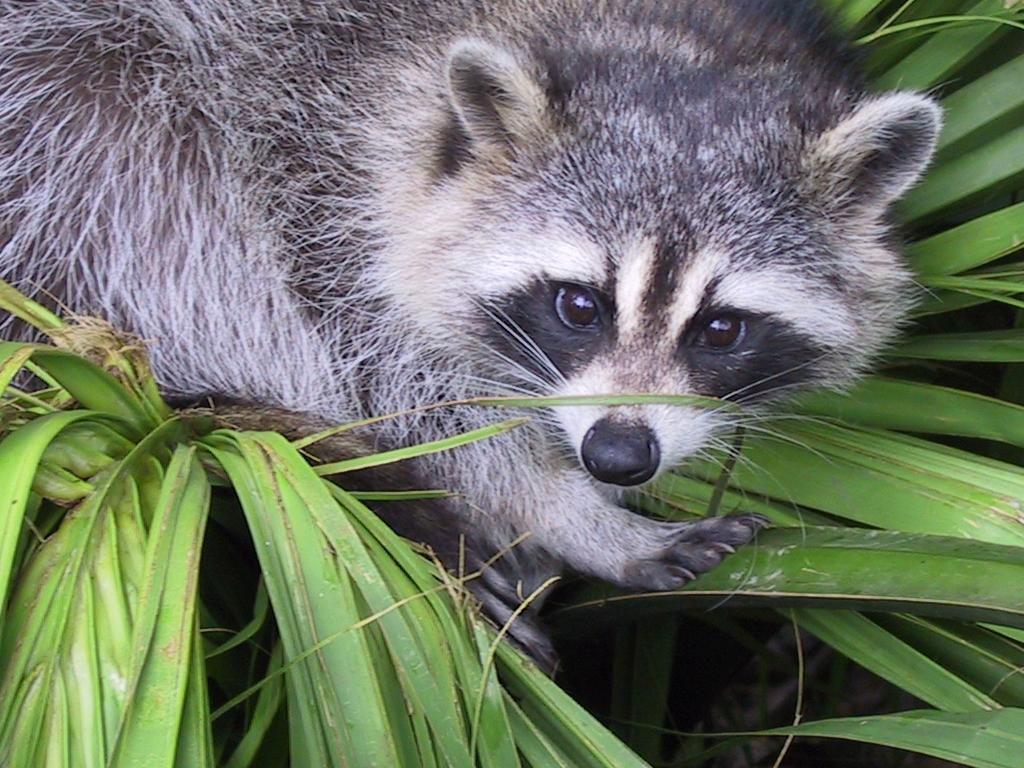
#> input picture ex04/animal.jpeg, 1024 x 768 px
$ python rotate.py
#> lines starting #> are read from the running program, lines starting #| are printed output that depends on the picture
### ex04/load_image.py
from PIL import Image
import numpy as np
import os

def ft_load(path:str)->np.ndarray:
#> called with path = './animal.jpeg'
    if not(os.path.exists(path)):
        raise FileNotFoundError("error:file not found")
    img = Image.open(path)
#> img is the input picture: PIL image 1024x768 RGB; mean R, G, B 110.7, 117.7, 102.1
    arr_img = np.array(img)
    return  arr_img


def ft_zoom(arr:np.ndarray)->np.ndarray:

    new_arr = arr[100:500, 465:865,2]
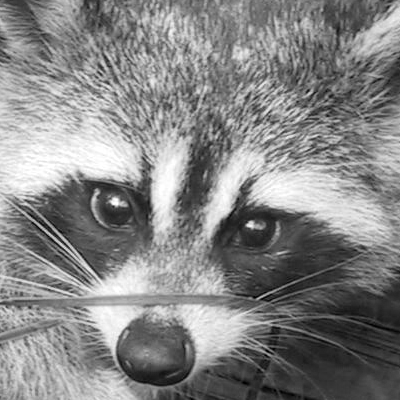
#> new_arr: shape (400, 400); min 0, max 255, mean 133.4
    print("The shape of the image:",new_arr.reshape(400,400,1), "or", new_arr.shape)
#> (printed output is left out)
    print(new_arr.reshape(400, 400, 1))
#> (printed output is left out)
    return new_arr

### ex04/rotate.py
from load_image import ft_load,ft_zoom
import numpy as np
from PIL import Image

def ft_rotate(arr:np.ndarray):
    new_arr = np.transpose(arr)
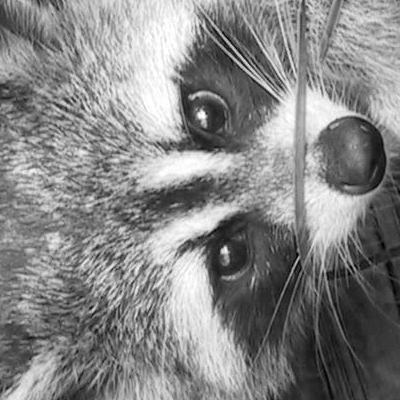
#> new_arr: shape (400, 400); min 0, max 255, mean 133.4
    print("New shape after transpose:", new_arr.shape)
#| New shape after transpose: (400, 400)
    print(new_arr)
#> (printed output is left out)
    img = Image.fromarray(new_arr)
    img.show()


def main():
    try:
        arr = ft_load("./animal.jpeg")
        new_arr = ft_zoom(arr)
        ft_rotate(new_arr)
    except FileNotFoundError as e:
        print(e)

if __name__ == "__main__":
    main()
